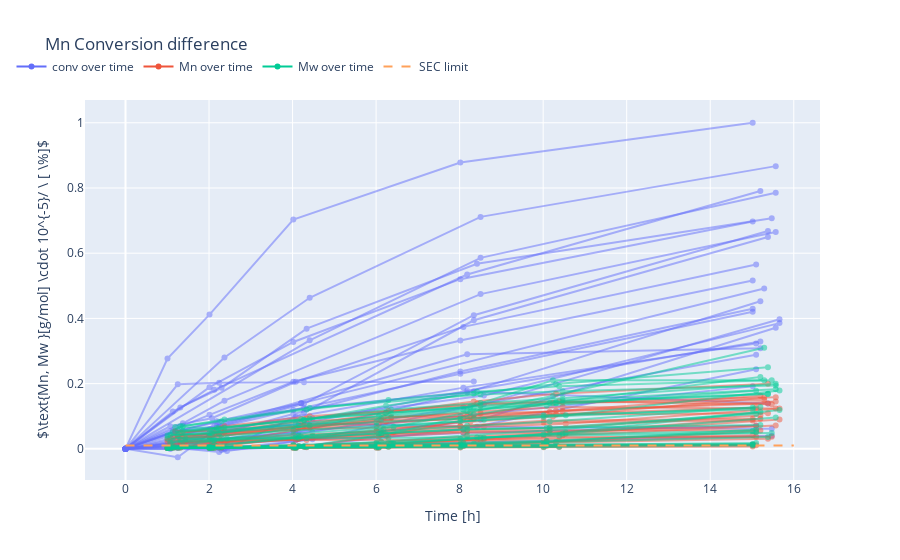

Write notebook code for a chart like this one.
### Code cell
# plot Mn Conversion difference
fig = px.line(title="Mn Conversion difference")
data_type_list = ["conv_time_data", "Mn_time_data", "Mw_time_data"]
data_list_name = ["conv over time", "Mn over time", "Mw over time"]
for idx, data in (enumerate(data_type_list)):
    for kin in kinetics_df[data].head(30):
        fig.add_scatter(x=kin[0], y=kin[1], mode="lines+markers", opacity=0.5, marker=dict(color=colors[idx%len(colors)]), showlegend=False, legendgroup=str(idx))
    # custom legend
    fig.add_scatter(x=[None], y=[None], marker=dict(color=colors[idx%len(colors)]), name= data_list_name[idx], legendgroup=str(idx))
# adding a threshold line because the SEC peaks smear into syspeak at that point
fig.add_scatter(x=[0, 16], y=[1000*10**(-5), 1000*10**(-5)], mode="lines", line=dict(dash="dash"), name="SEC limit", legendgroup="threshold")
fig.update_layout(legend=dict(orientation="h", yanchor="bottom", y=1.05, xanchor="left", x=-0.1 ), yaxis_title="$\\text{Mn, Mw }[g/mol] \cdot 10^{-5}/ \ [ \%]$", xaxis_title="Time [h]")

### Figure 1 — Plotly figure (JSON) as saved in the notebook; plotly's stock layout.template omitted (floating-point values rounded to 4 significant figures)
{"data": [{"hovertemplate": "<extra></extra>", "legendgroup": "", "line": {"color": "#636efa", "dash": "solid"}, "marker": {"symbol": "circle"}, "mode": "lines", "name": "", "orientation": "v", "showlegend": false, "xaxis": "x", "yaxis": "y", "type": "scatter"}, {"legendgroup": "0", "marker": {"color": "#636EFA"}, "mode": "lines+markers", "opacity": 0.5, "showlegend": false, "x": [0.0, 2.011, 4.018, 8.017, 15.02], "y": [0.0, 0.1044, 0.2058, 0.3321, 0.5166], "type": "scatter"}, {"legendgroup": "0", "marker": {"color": "#636EFA"}, "mode": "lines+markers", "opacity": 0.5, "showlegend": false, "x": [0.0, 2.011, 4.018, 8.017, 15.02], "y": [0.0, 0.1892, 0.3278, 0.5203, 0.6973], "type": "scatter"}, {"legendgroup": "0", "marker": {"color": "#636EFA"}, "mode": "lines+markers", "opacity": 0.5, "showlegend": false, "x": [0.0, 4.078, 8.09, 15.1], "y": [0.0, 0.09825, 0.1877, 0.3233], "type": "scatter"}, {"legendgroup": "0", "marker": {"color": "#636EFA"}, "mode": "lines+markers", "opacity": 0.5, "showlegend": false, "x": [0.0, 1.074, 2.068, 4.078, 8.09, 15.1], "y": [0.0, 0.06908, 0.09404, 0.2057, 0.374, 0.5651], "type": "scatter"}, {"legendgroup": "0", "marker": {"color": "#636EFA"}, "mode": "lines+markers", "opacity": 0.5, "showlegend": false, "x": [0.0, 1.132, 2.125, 8.181, 15.2], "y": [0.0, 0.1145, 0.1809, 0.5346, 0.7906], "type": "scatter"}, {"legendgroup": "0", "marker": {"color": "#636EFA"}, "mode": "lines+markers", "opacity": 0.5, "showlegend": false, "x": [0.0, 1.132, 2.125, 4.143, 8.181, 15.2], "y": [0.0, 0.05303, 0.05212, 0.07541, 0.1784, 0.3289], "type": "scatter"}, {"legendgroup": "0", "marker": {"color": "#636EFA"}, "mode": "lines+markers", "opacity": 0.5, "showlegend": false, "x": [0.0, 1.192, 2.185, 4.206], "y": [0.0, 0.05217, 0.08477, 0.1401], "type": "scatter"}, {"legendgroup": "0", "marker": {"color": "#636EFA"}, "mode": "lines+markers", "opacity": 0.5, "showlegend": false, "x": [0.0, 1.251, 2.242, 4.274, 8.339, 15.38], "y": [0.0, -0.02574, 0.06832, 0.1382, 0.4099, 0.6682], "type": "scatter"}, {"legendgroup": "0", "marker": {"color": "#636EFA"}, "mode": "lines+markers", "opacity": 0.5, "showlegend": false, "x": [0.0, 1.251, 2.242, 4.274, 8.339, 15.38], "y": [0.0, 0.05711, 0.08192, 0.1246, 0.1762, 0.1393], "type": "scatter"}, {"legendgroup": "0", "marker": {"color": "#636EFA"}, "mode": "lines+markers", "opacity": 0.5, "showlegend": false, "x": [0.0, 1.312, 2.301, 4.336, 8.415, 15.47], "y": [0.0, 0.1269, 0.1873, 0.3685, 0.5676, 0.7074], "type": "scatter"}, {"legendgroup": "0", "marker": {"color": "#636EFA"}, "mode": "lines+markers", "opacity": 0.5, "showlegend": false, "x": [0.0, 1.312, 2.301, 4.336, 8.415, 15.47], "y": [0.0, 0.02538, 0.05221, 0.07845, 0.06807, 0.06144], "type": "scatter"}, {"legendgroup": "0", "marker": {"color": "#636EFA"}, "mode": "lines+markers", "opacity": 0.5, "showlegend": false, "x": [0.0, 1.374, 2.369, 8.501, 15.57], "y": [0.0, 0.07821, 0.1477, 0.4745, 0.6652], "type": "scatter"}, {"legendgroup": "0", "marker": {"color": "#636EFA"}, "mode": "lines+markers", "opacity": 0.5, "showlegend": false, "x": [0.0, 2.369, 4.41, 8.501, 15.57], "y": [0.0, 0.28, 0.4632, 0.7114, 0.867], "type": "scatter"}, {"legendgroup": "0", "marker": {"color": "#636EFA"}, "mode": "lines+markers", "opacity": 0.5, "showlegend": false, "x": [0.0, 1.438, 4.475, 8.582, 15.66], "y": [0.0, 0.02501, 0.09387, 0.1638, 0.3856], "type": "scatter"}, {"legendgroup": "0", "marker": {"color": "#636EFA"}, "mode": "lines+markers", "opacity": 0.5, "showlegend": false, "x": [0.0, 1.006, 2.011, 4.018, 8.017, 15.02], "y": [0.0, 0.0072, 0.03827, 0.1069, 0.2372, 0.4297], "type": "scatter"}, {"legendgroup": "0", "marker": {"color": "#636EFA"}, "mode": "lines+markers", "opacity": 0.5, "showlegend": false, "x": [0.0, 1.006, 2.011, 4.018, 8.017, 15.02], "y": [0.0, 0.2771, 0.4116, 0.703, 0.8781, 1.0], "type": "scatter"}, {"legendgroup": "0", "marker": {"color": "#636EFA"}, "mode": "lines+markers", "opacity": 0.5, "showlegend": false, "x": [0.0, 1.074, 2.068, 4.078, 8.09, 15.1], "y": [0.0, 0.01679, 0.01934, 0.04453, 0.1274, 0.2887], "type": "scatter"}, {"legendgroup": "0", "marker": {"color": "#636EFA"}, "mode": "lines+markers", "opacity": 0.5, "showlegend": false, "x": [0.0, 1.074, 2.068, 4.078, 8.09, 15.1], "y": [0.0, -0.0005593, 0.008389, 0.006152, 0.0604, 0.2444], "type": "scatter"}, {"legendgroup": "0", "marker": {"color": "#636EFA"}, "mode": "lines+markers", "opacity": 0.5, "showlegend": false, "x": [0.0, 1.132, 2.125, 8.181, 15.2], "y": [0.0, 0.03328, 0.06998, 0.2902, 0.3086], "type": "scatter"}, {"legendgroup": "0", "marker": {"color": "#636EFA"}, "mode": "lines+markers", "opacity": 0.5, "showlegend": false, "x": [0.0, 1.132, 2.125, 4.143, 8.181, 15.2], "y": [0.0, 0.009223, 0.03035, 0.05237, 0.1732, 0.4525], "type": "scatter"}, {"legendgroup": "0", "marker": {"color": "#636EFA"}, "mode": "lines+markers", "opacity": 0.5, "showlegend": false, "x": [0.0, 1.192, 2.185, 4.206, 15.29], "y": [0.0, 0.05355, 0.06946, 0.1395, 0.4918], "type": "scatter"}, {"legendgroup": "0", "marker": {"color": "#636EFA"}, "mode": "lines+markers", "opacity": 0.5, "showlegend": false, "x": [0.0, 1.251, 2.242, 4.274, 8.339, 15.38], "y": [0.0, 0.002851, -0.009819, 0.1105, 0.3944, 0.6497], "type": "scatter"}, {"legendgroup": "0", "marker": {"color": "#636EFA"}, "mode": "lines+markers", "opacity": 0.5, "showlegend": false, "x": [0.0, 1.251, 2.242, 4.274, 8.339], "y": [0.0, 0.198, 0.2027, 0.2044, 0.2064], "type": "scatter"}, {"legendgroup": "0", "marker": {"color": "#636EFA"}, "mode": "lines+markers", "opacity": 0.5, "showlegend": false, "x": [0.0, 1.312, 2.301, 4.336, 15.47], "y": [0.0, 0.008618, -0.003693, 0.00831, 0.04001], "type": "scatter"}, {"legendgroup": "0", "marker": {"color": "#636EFA"}, "mode": "lines+markers", "opacity": 0.5, "showlegend": false, "x": [0.0, 2.369, 8.501, 15.57], "y": [0.0, -0.001114, 0.08946, 0.3712], "type": "scatter"}, {"legendgroup": "0", "marker": {"color": "#636EFA"}, "mode": "lines+markers", "opacity": 0.5, "showlegend": false, "x": [0.0, 4.41, 8.501, 15.57], "y": [0.0, 0.3329, 0.5858, 0.7854], "type": "scatter"}, {"legendgroup": "0", "marker": {"color": "#636EFA"}, "mode": "lines+markers", "opacity": 0.5, "showlegend": false, "x": [0.0, 1.438, 2.431, 4.475, 8.582, 15.66], "y": [0.0, 0.0214, -0.006667, 0.02982, 0.1379, 0.3972], "type": "scatter"}, {"legendgroup": "0", "marker": {"color": "#636EFA"}, "mode": "lines+markers", "opacity": 0.5, "showlegend": false, "x": [0.0, 2.011, 4.018, 8.017, 15.02], "y": [0.0, 0.02646, 0.05026, 0.09977, 0.1916], "type": "scatter"}, {"legendgroup": "0", "marker": {"color": "#636EFA"}, "mode": "lines+markers", "opacity": 0.5, "showlegend": false, "x": [0.0, 1.006, 2.011, 4.018, 8.017, 15.02], "y": [0.0, 0.03766, 0.05957, 0.1191, 0.2302, 0.4204], "type": "scatter"}, {"legendgroup": "0", "marker": {"color": "#636EFA"}, "mode": "lines+markers", "opacity": 0.5, "showlegend": false, "x": [0.0, 1.074, 4.078, 8.09, 15.1], "y": [0.0, 0.01056, 0.02603, 0.04828, 0.07092], "type": "scatter"}, {"legendgroup": "0", "marker": {"color": "#636EFA"}, "name": "conv over time", "x": [null], "y": [null], "type": "scatter"}, {"legendgroup": "1", "marker": {"color": "#EF553B"}, "mode": "lines+markers", "opacity": 0.5, "showlegend": false, "x": [1.006, 2.011, 4.018, 6.008, 8.017, 10.01, 15.02], "y": [0.023, 0.029, 0.042, 0.054, 0.069, 0.081, 0.087], "type": "scatter"}, {"legendgroup": "1", "marker": {"color": "#EF553B"}, "mode": "lines+markers", "opacity": 0.5, "showlegend": false, "x": [1.006, 2.011, 4.018, 6.008, 8.017, 10.01, 15.02], "y": [0.03, 0.037, 0.06, 0.064, 0.07, 0.086, 0.092], "type": "scatter"}, {"legendgroup": "1", "marker": {"color": "#EF553B"}, "mode": "lines+markers", "opacity": 0.5, "showlegend": false, "x": [1.074, 2.068, 4.078, 6.064, 8.09, 10.08, 15.1], "y": [0.0142, 0.0189, 0.028, 0.037, 0.05, 0.05, 0.072], "type": "scatter"}, {"legendgroup": "1", "marker": {"color": "#EF553B"}, "mode": "lines+markers", "opacity": 0.5, "showlegend": false, "x": [1.074, 2.068, 4.078, 6.064, 8.09, 10.08, 15.1], "y": [0.034, 0.04, 0.06, 0.077, 0.095, 0.106, 0.126], "type": "scatter"}, {"legendgroup": "1", "marker": {"color": "#EF553B"}, "mode": "lines+markers", "opacity": 0.5, "showlegend": false, "x": [1.132, 2.125, 4.143, 6.121, 8.181, 10.16, 15.2], "y": [0.038, 0.047, 0.064, 0.087, 0.1, 0.114, 0.163], "type": "scatter"}, {"legendgroup": "1", "marker": {"color": "#EF553B"}, "mode": "lines+markers", "opacity": 0.5, "showlegend": false, "x": [1.132, 2.125, 4.143, 6.121, 8.181, 10.16, 15.2], "y": [0.0194, 0.021, 0.032, 0.045, 0.058, 0.064, 0.102], "type": "scatter"}, {"legendgroup": "1", "marker": {"color": "#EF553B"}, "mode": "lines+markers", "opacity": 0.5, "showlegend": false, "x": [1.192, 2.185, 4.206, 6.181, 8.257, 10.23, 15.29], "y": [0.054, 0.054, 0.083, 0.098, 0.1, 0.141, 0.15], "type": "scatter"}, {"legendgroup": "1", "marker": {"color": "#EF553B"}, "mode": "lines+markers", "opacity": 0.5, "showlegend": false, "x": [1.251, 2.242, 4.274, 6.237, 8.339, 10.31, 15.38], "y": [0.032, 0.039, 0.073, 0.111, 0.145, 0.169, 0.2], "type": "scatter"}, {"legendgroup": "1", "marker": {"color": "#EF553B"}, "mode": "lines+markers", "opacity": 0.5, "showlegend": false, "x": [1.251, 2.242, 4.274, 6.237, 8.339, 10.31, 15.38], "y": [0.042, 0.047, 0.069, 0.084, 0.092, 0.105, 0.109], "type": "scatter"}, {"legendgroup": "1", "marker": {"color": "#EF553B"}, "mode": "lines+markers", "opacity": 0.5, "showlegend": false, "x": [1.312, 2.301, 4.336, 6.296, 8.415, 10.38, 15.47], "y": [0.05, 0.063, 0.093, 0.116, 0.139, 0.146, 0.137], "type": "scatter"}, {"legendgroup": "1", "marker": {"color": "#EF553B"}, "mode": "lines+markers", "opacity": 0.5, "showlegend": false, "x": [1.312, 2.301, 4.336, 6.296, 8.415, 10.38, 15.47], "y": [0.021, 0.026, 0.027, 0.028, 0.028, 0.036, 0.037], "type": "scatter"}, {"legendgroup": "1", "marker": {"color": "#EF553B"}, "mode": "lines+markers", "opacity": 0.5, "showlegend": false, "x": [1.374, 2.369, 4.41, 6.358, 8.501, 10.47, 15.57], "y": [0.039, 0.052, 0.071, 0.098, 0.109, 0.115, 0.145], "type": "scatter"}, {"legendgroup": "1", "marker": {"color": "#EF553B"}, "mode": "lines+markers", "opacity": 0.5, "showlegend": false, "x": [1.374, 2.369, 4.41, 8.501, 10.47, 15.57], "y": [0.049, 0.069, 0.1, 0.135, 0.143, 0.158], "type": "scatter"}, {"legendgroup": "1", "marker": {"color": "#EF553B"}, "mode": "lines+markers", "opacity": 0.5, "showlegend": false, "x": [1.438, 2.431, 4.475, 6.417, 8.582, 10.54, 15.66], "y": [0.023, 0.024, 0.039, 0.052, 0.068, 0.077, 0.124], "type": "scatter"}, {"legendgroup": "1", "marker": {"color": "#EF553B"}, "mode": "lines+markers", "opacity": 0.5, "showlegend": false, "x": [1.006, 2.011, 4.018, 6.008, 8.017, 10.01, 15.02], "y": [0.0025, 0.0033, 0.0106, 0.0172, 0.024, 0.03, 0.042], "type": "scatter"}, {"legendgroup": "1", "marker": {"color": "#EF553B"}, "mode": "lines+markers", "opacity": 0.5, "showlegend": false, "x": [1.006, 2.011, 4.018, 6.008, 8.017, 10.01, 15.02], "y": [0.0035, 0.0056, 0.0102, 0.0122, 0.0127, 0.0129, 0.0125], "type": "scatter"}, {"legendgroup": "1", "marker": {"color": "#EF553B"}, "mode": "lines+markers", "opacity": 0.5, "showlegend": false, "x": [4.078, 6.064, 8.09, 10.08, 15.1], "y": [0.0053, 0.011, 0.0175, 0.023, 0.037], "type": "scatter"}, {"legendgroup": "1", "marker": {"color": "#EF553B"}, "mode": "lines+markers", "opacity": 0.5, "showlegend": false, "x": [1.074, 2.068, 4.078, 6.064, 8.09, 10.08, 15.1], "y": [0.0026, 0.0027, 0.0028, 0.0037, 0.0116, 0.02, 0.054], "type": "scatter"}, {"legendgroup": "1", "marker": {"color": "#EF553B"}, "mode": "lines+markers", "opacity": 0.5, "showlegend": false, "x": [1.132, 2.125, 4.143, 6.121, 8.181, 10.16, 15.2], "y": [0.0056, 0.0116, 0.03, 0.045, 0.053, 0.057, 0.056], "type": "scatter"}, {"legendgroup": "1", "marker": {"color": "#EF553B"}, "mode": "lines+markers", "opacity": 0.5, "showlegend": false, "x": [1.132, 2.125, 4.143, 6.121, 8.181, 10.16, 15.2], "y": [0.0028, 0.0028, 0.0077, 0.02, 0.038, 0.049, 0.092], "type": "scatter"}, {"legendgroup": "1", "marker": {"color": "#EF553B"}, "mode": "lines+markers", "opacity": 0.5, "showlegend": false, "x": [1.192, 2.185, 4.206, 6.181, 8.257, 10.23, 15.29], "y": [0.0047, 0.0077, 0.035, 0.058, 0.083, 0.099, 0.157], "type": "scatter"}, {"legendgroup": "1", "marker": {"color": "#EF553B"}, "mode": "lines+markers", "opacity": 0.5, "showlegend": false, "x": [4.274, 6.237, 8.339, 10.31, 15.38], "y": [0.0071, 0.04, 0.094, 0.117, 0.139], "type": "scatter"}, {"legendgroup": "1", "marker": {"color": "#EF553B"}, "mode": "lines+markers", "opacity": 0.5, "showlegend": false, "x": [1.251, 2.242, 4.274, 6.237, 8.339, 10.31, 15.38], "y": [0.0033, 0.0041, 0.0065, 0.0094, 0.0128, 0.0193, 0.031], "type": "scatter"}, {"legendgroup": "1", "marker": {"color": "#EF553B"}, "mode": "lines+markers", "opacity": 0.5, "showlegend": false, "x": [1.312, 2.301, 4.336, 6.296, 10.38], "y": [0.0035, 0.0042, 0.0053, 0.0062, 0.0058], "type": "scatter"}, {"legendgroup": "1", "marker": {"color": "#EF553B"}, "mode": "lines+markers", "opacity": 0.5, "showlegend": false, "x": [6.358, 8.501, 10.47, 15.57], "y": [0.0152, 0.029, 0.042, 0.072], "type": "scatter"}, {"legendgroup": "1", "marker": {"color": "#EF553B"}, "mode": "lines+markers", "opacity": 0.5, "showlegend": false, "x": [1.374, 2.369, 4.41, 6.358, 8.501, 10.47, 15.57], "y": [0.0088, 0.0191, 0.065, 0.095, 0.115, 0.128, 0.124], "type": "scatter"}, {"legendgroup": "1", "marker": {"color": "#EF553B"}, "mode": "lines+markers", "opacity": 0.5, "showlegend": false, "x": [6.417, 8.582, 10.54, 15.66], "y": [0.0147, 0.03, 0.046, 0.09], "type": "scatter"}, {"legendgroup": "1", "marker": {"color": "#EF553B"}, "mode": "lines+markers", "opacity": 0.5, "showlegend": false, "x": [1.006, 2.011, 4.018, 6.008, 8.017, 10.01, 15.02], "y": [0.0025, 0.0027, 0.0029, 0.0035, 0.0042, 0.0047, 0.0074], "type": "scatter"}, {"legendgroup": "1", "marker": {"color": "#EF553B"}, "mode": "lines+markers", "opacity": 0.5, "showlegend": false, "x": [1.006, 2.011, 4.018, 6.008, 8.017, 10.01, 15.02], "y": [0.0026, 0.0034, 0.0048, 0.0069, 0.0077, 0.0095, 0.0118], "type": "scatter"}, {"legendgroup": "1", "marker": {"color": "#EF553B"}, "mode": "lines+markers", "opacity": 0.5, "showlegend": false, "x": [1.074, 2.068, 4.078, 6.064, 8.09, 10.08, 15.1], "y": [0.0025, 0.003, 0.004, 0.0048, 0.009, 0.0092, 0.0108], "type": "scatter"}, {"legendgroup": "1", "marker": {"color": "#EF553B"}, "name": "Mn over time", "x": [null], "y": [null], "type": "scatter"}, {"legendgroup": "2", "marker": {"color": "#00CC96"}, "mode": "lines+markers", "opacity": 0.5, "showlegend": false, "x": [1.006, 2.011, 4.018, 6.008, 8.017, 10.01, 15.02], "y": [0.032, 0.038, 0.056, 0.07, 0.085, 0.098, 0.127], "type": "scatter"}, {"legendgroup": "2", "marker": {"color": "#00CC96"}, "mode": "lines+markers", "opacity": 0.5, "showlegend": false, "x": [1.006, 2.011, 6.008, 8.017, 10.01, 15.02], "y": [0.041, 0.049, 0.082, 0.093, 0.103, 0.121], "type": "scatter"}, {"legendgroup": "2", "marker": {"color": "#00CC96"}, "mode": "lines+markers", "opacity": 0.5, "showlegend": false, "x": [1.074, 2.068, 4.078, 6.064, 8.09, 10.08, 15.1], "y": [0.0198, 0.024, 0.035, 0.046, 0.059, 0.064, 0.107], "type": "scatter"}, {"legendgroup": "2", "marker": {"color": "#00CC96"}, "mode": "lines+markers", "opacity": 0.5, "showlegend": false, "x": [1.074, 2.068, 4.078, 6.064, 8.09, 10.08, 15.1], "y": [0.043, 0.049, 0.076, 0.099, 0.12, 0.133, 0.178], "type": "scatter"}, {"legendgroup": "2", "marker": {"color": "#00CC96"}, "mode": "lines+markers", "opacity": 0.5, "showlegend": false, "x": [1.132, 2.125, 4.143, 6.121, 8.181, 10.16, 15.2], "y": [0.051, 0.058, 0.072, 0.093, 0.116, 0.141, 0.22], "type": "scatter"}, {"legendgroup": "2", "marker": {"color": "#00CC96"}, "mode": "lines+markers", "opacity": 0.5, "showlegend": false, "x": [1.132, 2.125, 4.143, 6.121, 8.181, 10.16, 15.2], "y": [0.024, 0.027, 0.04, 0.055, 0.071, 0.084, 0.128], "type": "scatter"}, {"legendgroup": "2", "marker": {"color": "#00CC96"}, "mode": "lines+markers", "opacity": 0.5, "showlegend": false, "x": [1.192, 2.185, 4.206, 8.257, 10.23, 15.29], "y": [0.067, 0.064, 0.091, 0.13, 0.21, 0.21], "type": "scatter"}, {"legendgroup": "2", "marker": {"color": "#00CC96"}, "mode": "lines+markers", "opacity": 0.5, "showlegend": false, "x": [1.251, 2.242, 4.274, 6.237, 8.339, 10.31, 15.38], "y": [0.041, 0.047, 0.088, 0.132, 0.17, 0.199, 0.25], "type": "scatter"}, {"legendgroup": "2", "marker": {"color": "#00CC96"}, "mode": "lines+markers", "opacity": 0.5, "showlegend": false, "x": [1.251, 2.242, 4.274, 6.237, 8.339, 10.31, 15.38], "y": [0.056, 0.063, 0.089, 0.11, 0.127, 0.14, 0.168], "type": "scatter"}, {"legendgroup": "2", "marker": {"color": "#00CC96"}, "mode": "lines+markers", "opacity": 0.5, "showlegend": false, "x": [1.312, 2.301, 4.336, 6.296, 8.415, 10.38, 15.47], "y": [0.069, 0.085, 0.121, 0.15, 0.175, 0.192, 0.21], "type": "scatter"}, {"legendgroup": "2", "marker": {"color": "#00CC96"}, "mode": "lines+markers", "opacity": 0.5, "showlegend": false, "x": [1.312, 2.301, 4.336, 6.296, 8.415, 10.38, 15.47], "y": [0.029, 0.032, 0.033, 0.034, 0.035, 0.041, 0.049], "type": "scatter"}, {"legendgroup": "2", "marker": {"color": "#00CC96"}, "mode": "lines+markers", "opacity": 0.5, "showlegend": false, "x": [1.374, 2.369, 4.41, 6.358, 8.501, 10.47, 15.57], "y": [0.055, 0.065, 0.093, 0.121, 0.141, 0.155, 0.2], "type": "scatter"}, {"legendgroup": "2", "marker": {"color": "#00CC96"}, "mode": "lines+markers", "opacity": 0.5, "showlegend": false, "x": [1.374, 2.369, 4.41, 8.501, 10.47, 15.57], "y": [0.069, 0.09, 0.125, 0.167, 0.177, 0.194], "type": "scatter"}, {"legendgroup": "2", "marker": {"color": "#00CC96"}, "mode": "lines+markers", "opacity": 0.5, "showlegend": false, "x": [1.438, 2.431, 4.475, 6.417, 8.582, 10.54, 15.66], "y": [0.031, 0.032, 0.05, 0.068, 0.089, 0.103, 0.179], "type": "scatter"}, {"legendgroup": "2", "marker": {"color": "#00CC96"}, "mode": "lines+markers", "opacity": 0.5, "showlegend": false, "x": [1.006, 2.011, 4.018, 6.008, 8.017, 10.01, 15.02], "y": [0.0026, 0.0036, 0.0115, 0.0191, 0.03, 0.044, 0.055], "type": "scatter"}, {"legendgroup": "2", "marker": {"color": "#00CC96"}, "mode": "lines+markers", "opacity": 0.5, "showlegend": false, "x": [1.006, 2.011, 4.018, 6.008, 8.017, 10.01, 15.02], "y": [0.0036, 0.0063, 0.0112, 0.0132, 0.0136, 0.0137, 0.0133], "type": "scatter"}, {"legendgroup": "2", "marker": {"color": "#00CC96"}, "mode": "lines+markers", "opacity": 0.5, "showlegend": false, "x": [4.078, 6.064, 8.09, 10.08, 15.1], "y": [0.0061, 0.0121, 0.0191, 0.025, 0.051], "type": "scatter"}, {"legendgroup": "2", "marker": {"color": "#00CC96"}, "mode": "lines+markers", "opacity": 0.5, "showlegend": false, "x": [1.074, 2.068, 4.078, 6.064, 8.09, 10.08, 15.1], "y": [0.0027, 0.0027, 0.003, 0.0042, 0.013, 0.022, 0.059], "type": "scatter"}, {"legendgroup": "2", "marker": {"color": "#00CC96"}, "mode": "lines+markers", "opacity": 0.5, "showlegend": false, "x": [1.132, 2.125, 4.143, 6.121, 8.181, 10.16, 15.2], "y": [0.0066, 0.0122, 0.033, 0.048, 0.06, 0.065, 0.073], "type": "scatter"}, {"legendgroup": "2", "marker": {"color": "#00CC96"}, "mode": "lines+markers", "opacity": 0.5, "showlegend": false, "x": [1.132, 2.125, 4.143, 6.121, 8.181, 10.16, 15.2], "y": [0.0029, 0.0029, 0.0084, 0.022, 0.042, 0.057, 0.113], "type": "scatter"}, {"legendgroup": "2", "marker": {"color": "#00CC96"}, "mode": "lines+markers", "opacity": 0.5, "showlegend": false, "x": [1.192, 2.185, 4.206, 6.181, 8.257, 10.23, 15.29], "y": [0.0051, 0.008, 0.038, 0.062, 0.113, 0.162, 0.31], "type": "scatter"}, {"legendgroup": "2", "marker": {"color": "#00CC96"}, "mode": "lines+markers", "opacity": 0.5, "showlegend": false, "x": [4.274, 6.237, 8.339, 10.31, 15.38], "y": [0.0071, 0.045, 0.105, 0.143, 0.169], "type": "scatter"}, {"legendgroup": "2", "marker": {"color": "#00CC96"}, "mode": "lines+markers", "opacity": 0.5, "showlegend": false, "x": [1.251, 2.242, 4.274, 6.237, 8.339, 10.31, 15.38], "y": [0.0036, 0.0045, 0.0072, 0.011, 0.0155, 0.021, 0.036], "type": "scatter"}, {"legendgroup": "2", "marker": {"color": "#00CC96"}, "mode": "lines+markers", "opacity": 0.5, "showlegend": false, "x": [1.312, 2.301, 4.336, 6.296, 10.38], "y": [0.0038, 0.0046, 0.0056, 0.0067, 0.0061], "type": "scatter"}, {"legendgroup": "2", "marker": {"color": "#00CC96"}, "mode": "lines+markers", "opacity": 0.5, "showlegend": false, "x": [6.358, 8.501, 10.47, 15.57], "y": [0.0166, 0.034, 0.047, 0.096], "type": "scatter"}, {"legendgroup": "2", "marker": {"color": "#00CC96"}, "mode": "lines+markers", "opacity": 0.5, "showlegend": false, "x": [1.374, 4.41, 6.358, 8.501, 10.47, 15.57], "y": [0.01, 0.072, 0.107, 0.132, 0.149, 0.183], "type": "scatter"}, {"legendgroup": "2", "marker": {"color": "#00CC96"}, "mode": "lines+markers", "opacity": 0.5, "showlegend": false, "x": [6.417, 8.582, 10.54, 15.66], "y": [0.0162, 0.034, 0.05, 0.119], "type": "scatter"}, {"legendgroup": "2", "marker": {"color": "#00CC96"}, "mode": "lines+markers", "opacity": 0.5, "showlegend": false, "x": [1.006, 2.011, 4.018, 6.008, 8.017, 10.01, 15.02], "y": [0.0027, 0.0029, 0.0032, 0.0038, 0.0048, 0.0055, 0.01], "type": "scatter"}, {"legendgroup": "2", "marker": {"color": "#00CC96"}, "mode": "lines+markers", "opacity": 0.5, "showlegend": false, "x": [1.006, 2.011, 4.018, 6.008, 8.017, 10.01, 15.02], "y": [0.0028, 0.0036, 0.0055, 0.0078, 0.0094, 0.0113, 0.0147], "type": "scatter"}, {"legendgroup": "2", "marker": {"color": "#00CC96"}, "mode": "lines+markers", "opacity": 0.5, "showlegend": false, "x": [1.074, 2.068, 4.078, 6.064, 8.09, 10.08, 15.1], "y": [0.0027, 0.0032, 0.0046, 0.0061, 0.0094, 0.0113, 0.018], "type": "scatter"}, {"legendgroup": "2", "marker": {"color": "#00CC96"}, "name": "Mw over time", "x": [null], "y": [null], "type": "scatter"}, {"legendgroup": "threshold", "line": {"dash": "dash"}, "mode": "lines", "name": "SEC limit", "x": [0, 16], "y": [0.01, 0.01], "type": "scatter"}], "layout": {"xaxis": {"anchor": "y", "domain": [0.0, 1.0], "title": {"text": "Time [h]"}}, "yaxis": {"anchor": "x", "domain": [0.0, 1.0], "title": {"text": "$\\text{Mn, Mw }[g/mol] \\cdot 10^{-5}/ \\ [ \\%]$"}}, "legend": {"tracegroupgap": 0, "orientation": "h", "yanchor": "bottom", "y": 1.05, "xanchor": "left", "x": -0.1}, "title": {"text": "Mn Conversion difference"}}}
